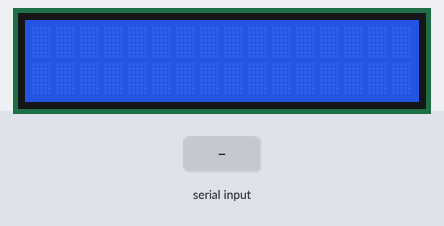
This program was run on a simulated Raspberry Pi (BCM pin numbers). Parts: 16×2 character LCD. The test bench sets the inputs (shaded band). What the program prints to the terminal is not drawn. At 2.1 s the program stops and its outputs stay as they are.

Above: at 1.2 s.
1.3 s: "1" typed at the terminal
At 1.9 s:
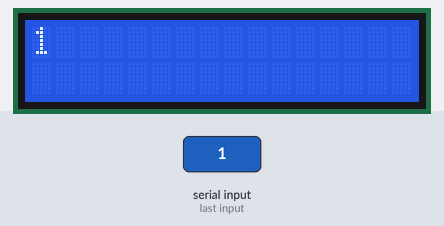
Timing chart, 0 to 3.6 s (numbered marks = the images above; inputs shaded):
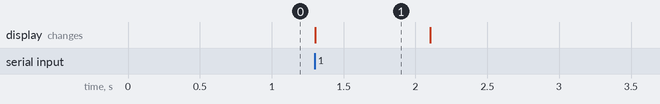

Measured:
- after the input at 1.3 s, the display: changes at once (image 1)
- what the display in image 1 shows lasts 0.8 s, from 1.3 s to 2.1 s

The program:

LCD_fortunes.py
```python
#!/usr/bin/python
# Example using a character LCD connected to a Raspberry Pi
import time
import textwrap, sys
import Adafruit_CharLCD as LCD
from time import sleep
import os
import RPi.GPIO as GPIO

# Raspberry Pi pin setup
lcd_rs = 25
lcd_en = 24
lcd_d4 = 23
lcd_d5 = 17
lcd_d6 = 18
lcd_d7 = 22
lcd_backlight = 2

# Define LCD column and row size for 16x2 LCD.
lcd_columns = 16
lcd_rows = 2

lcd = LCD.Adafruit_CharLCD(lcd_rs, lcd_en, lcd_d4, lcd_d5, lcd_d6, lcd_d7, lcd_columns, lcd_rows, lcd_backlight)


unwrapped_text = sys.stdin.read()

print(unwrapped_text)
message = len(unwrapped_text)
lcd.message(unwrapped_text)
time.sleep(.8)
if message > 16:

        lcd.move_left()


lcd.clear()
```
